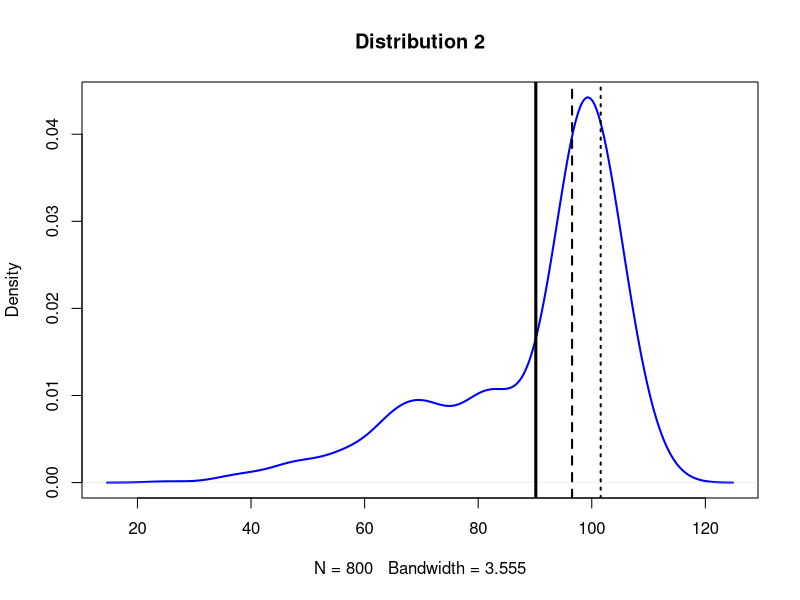
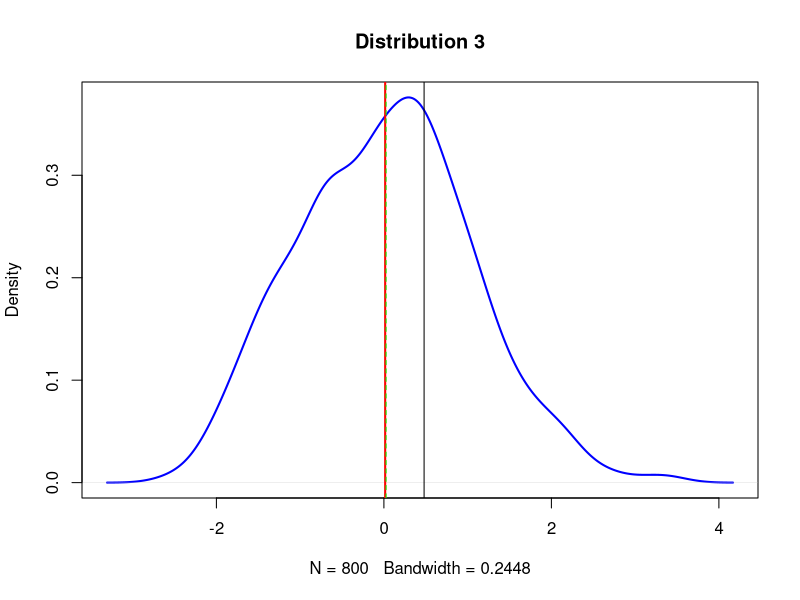
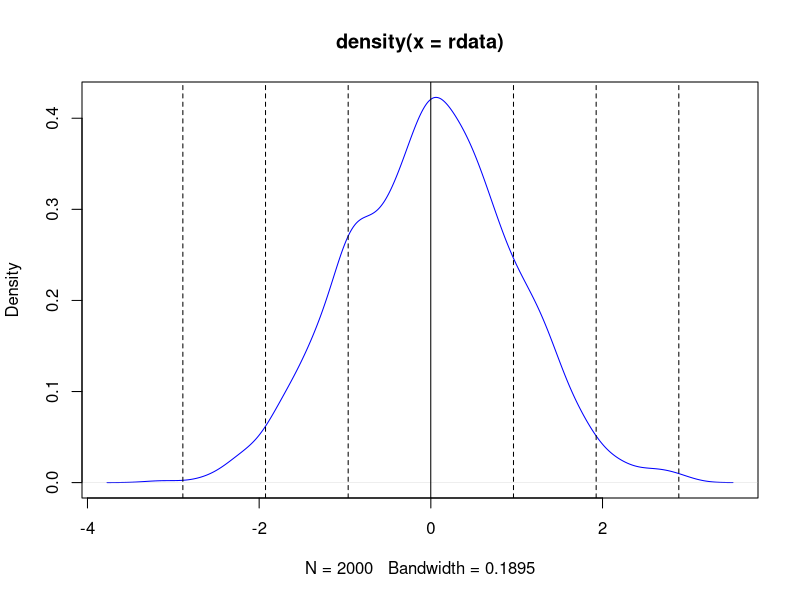
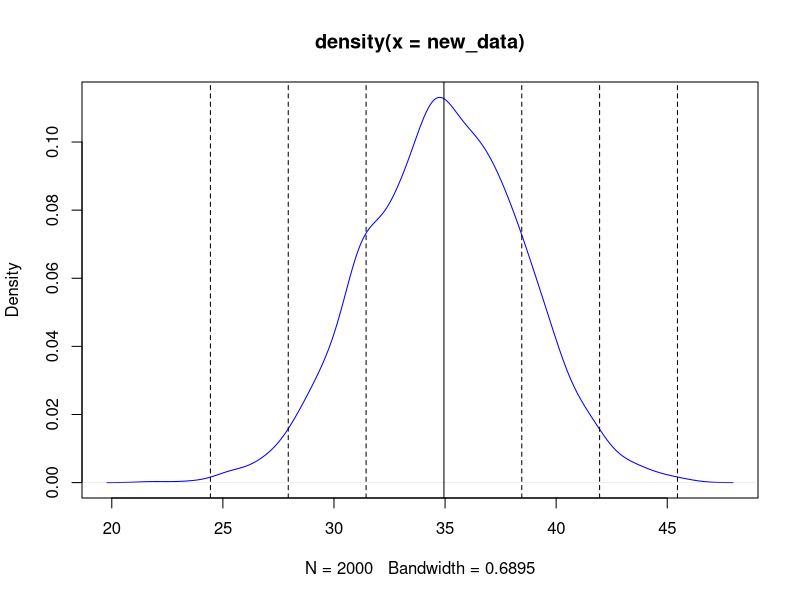
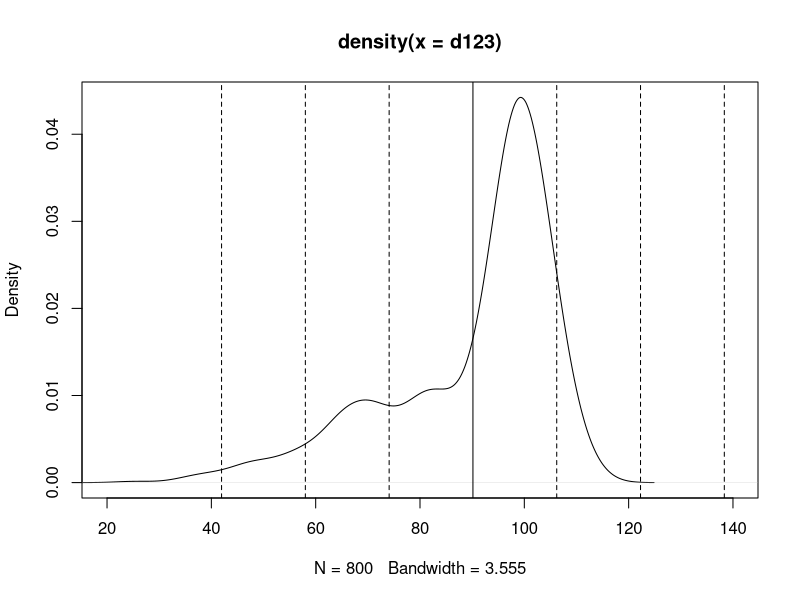

Recreate these plots in R, in order.
## ---- chunk 1
knitr::opts_chunk$set(echo = TRUE)
## ---- chunk 2
Mode <- function(x){
  ux <- unique(x)
  ux[which.max(tabulate(match(x, ux)))]}
d1 <- rnorm(n=500, mean=100, sd=5)
d2 <- rnorm(n=200, mean=80, sd=10)
d3 <- rnorm(n=100, mean=60, sd=15)
d123 <- c(d1, d2, d3)
plot(density(d123), col="blue", lwd=2, main="Distribution 2")
abline(v=mean(d123), lwd=3)
abline(v=median(d123), lty="dashed", lwd=2)
abline(v=Mode(d123), lty="dotted", lwd=2)
paste("Mean: ", mean(d123), "; Median: ", median(d123), "; Mode: ", Mode(d123))
## ---- chunk 3
datasets <- rnorm(n=800)
plot(density(datasets), main="Distribution 3", lwd=2, col="blue")
abline(v=mean(datasets), lwd=2, lty="solid", col="red")
abline(v=median(datasets), lwd=1, lty="dashed", col="green")
abline(v = Mode(datasets), lwd=1, col="black")
paste("Mean: ", mean(datasets), "; Median: ", median(datasets), "; Mode: ", Mode(datasets))
## ---- chunk 4
rdata <- rnorm(n=2000, mean=0, sd=1)
plot(density(rdata), col="blue")
abline(v=mean(rdata), lty="solid")
abline(v=c(sd(rdata), -sd(rdata)), lty="dashed")
abline(v=c(sd(rdata)*2, -sd(rdata)*2), lty="dashed")
abline(v=c(sd(rdata)*3, -sd(rdata)*3), lty="dashed")
## ---- chunk 5
summary(rdata)
Q1 <- quantile(rdata, 1/4)
Q2 <- quantile(rdata, 2/4) # Q2 is the same as the ordinary median.
Q3 <- quantile(rdata, 3/4)
Q4 <- quantile(rdata, 4/4)
iqr <- IQR(rdata)
## ---- chunk 6
unname(Q1/sd(rdata))
unname(Q2/sd(rdata))
unname(Q3/sd(rdata))
## ---- chunk 7
new_data <- rnorm(n=2000, mean=35, sd=3.5)
plot(density(new_data), col="blue")
new_mean <- mean(new_data)
abline(v=mean(new_data), lty="solid")
abline(v=c(new_mean-sd(new_data), new_mean+sd(new_data)), lty="dashed")
abline(v=c(new_mean-sd(new_data)*2, new_mean+sd(new_data)*2), lty="dashed")
abline(v=c(new_mean-sd(new_data)*3, new_mean+sd(new_data)*3), lty="dashed")
summary(new_data)
unname((quantile(new_data, 1/4)-mean(new_data))/sd(new_data))
unname((quantile(new_data, 3/4)-mean(new_data))/sd(new_data))
## ---- chunk 8
plot(density(d123), xlim=c(20, 140))
abline(v=mean(d123), lty="solid")
new_mean <- mean(d123)
abline(v=c(new_mean-sd(d123), new_mean+sd(d123)), lty="dashed")
abline(v=c(new_mean-sd(d123)*2, new_mean+sd(d123)*2), lty="dashed")
abline(v=c(new_mean-sd(d123)*3, new_mean+sd(d123)*3), lty="dashed")
summary(d123)
unname((quantile(d123, 1/4)-mean(d123))/sd(d123))
unname((quantile(d123, 3/4)-mean(d123))/sd(d123))
## ---- chunk 9
rand_data <- rnorm(n=800, mean=20, sd=5)

# sd for samples
sample_sd <- function(x){
  variance <- sum((x-mean(x))^2)/(length(x)-1)
  sqrt(variance)
}

# Freedman-Diaconis’ choice 
FD <- function(x){
  h <- 2*IQR(x)/(length(x)^(1/3))
  k <- ceiling((max(x)-min(x))/h)
  paste("Freedman-Diaconis => ", "h: ", h, "; k: ", k)
}

# Scott’s normal reference rule
SCOTT <- function(x){
  h <- 3.49*sample_sd(x)/(length(x)^(1/3))
  k <- ceiling((max(x)-min(x))/h)
  paste("Scott => ", "h: ", h, "; k: ", k)
}

# Sturges’ formula (this is default)
STRUGES <- function(x){
  k <- ceiling(log(length(x), base=2))+1
  h <- ceiling((max(x)-min(x))/k)
  paste("Struges => ", "h: ", h, "; k: ", k)
}
## ---- chunk 10
# (i)
STRUGES(rand_data)

# (ii)
SCOTT(rand_data)

# (iii)
FD(rand_data)
## ---- chunk 11
out_data <- c(rand_data, runif(10, min=40, max=60))
## ---- chunk 12
STRUGES(out_data)

# (ii)
SCOTT(out_data)

# (iii)
FD(out_data)
